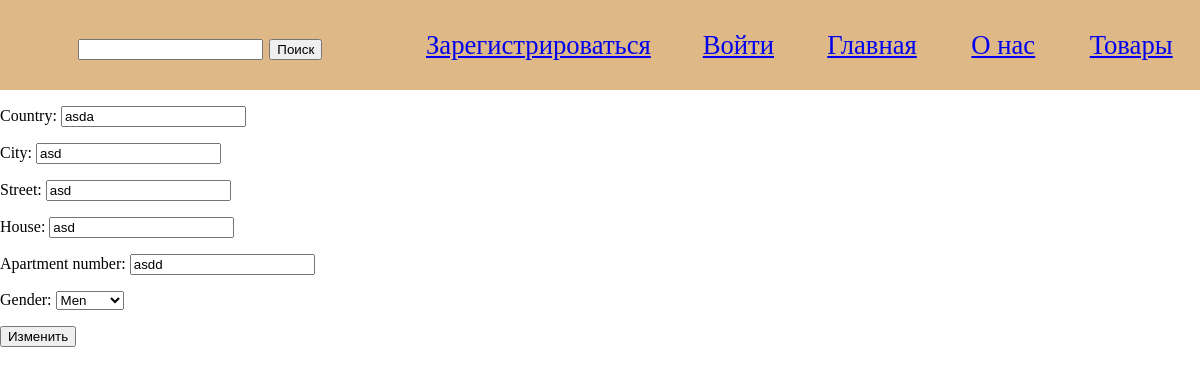
The page /account/profile/1/edit/ on the database its author committed.
### account/models/profile.py (models this page shows, shortened)
class Profile(models.Model):
    user = models.OneToOneField(User, on_delete=models.CASCADE)
    gender = models.CharField(choices=Gender, blank=True, max_length=20)
    country = models.CharField(max_length=100, blank=True)
    city = models.CharField(max_length=100, blank=True)
    street = models.CharField(max_length=100, blank=True)
    house = models.CharField(max_length=100, blank=True)
    apartment_number = models.CharField(max_length=100, blank=True)

### account/views.py (the view)
# urls.py: path('profile/<int:pk>/edit/', profile_edit.as_view(), name='editProfile'),
class profile_edit(UpdateView):
    model = Profile
    template_name='editProfile.html'
    fields = ['country', 'city', 'street', 'house', 'apartment_number', 'gender']

### templates/editProfile.html (shortened to what this page needs)
{% extends "base.html" %}
{% block content %}
    <form method="POST">
        {{ form.as_p }}
        <button type="submit">Изменить</button>
    </form>
{% endblock  %}

### static/style/style.css (style rules this page uses)
body { margin: 0; padding: 0; }

### rows shown on the page
Profile: country "asda", city "asd", street "asd", house "asd", apartment_number "asdd", gender "Men"
